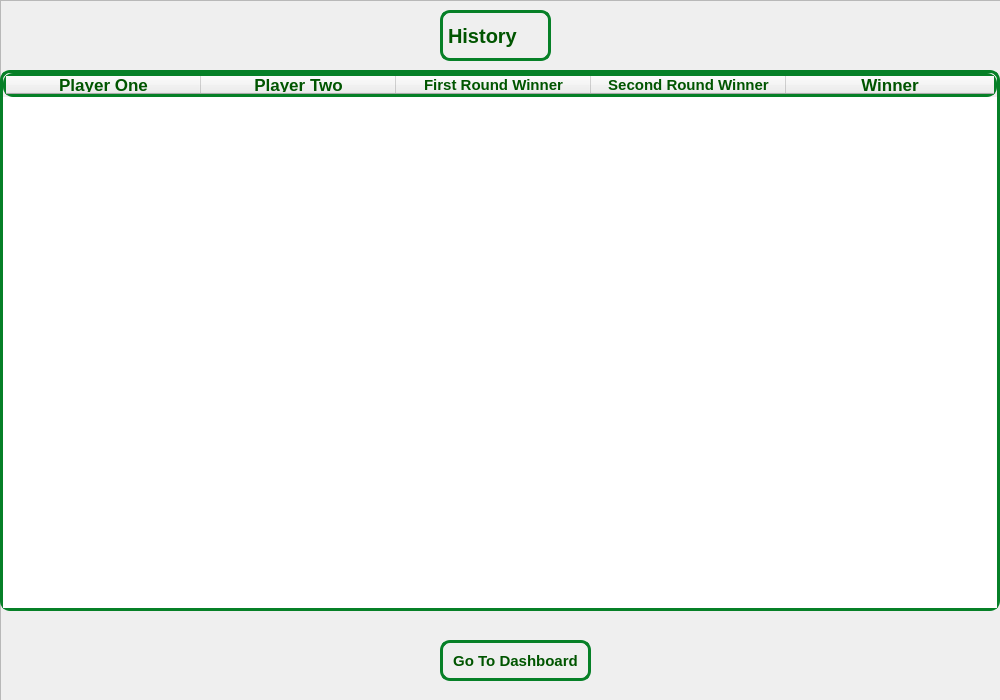
<?xml version="1.0" encoding="UTF-8"?>
<ui version="4.0">
 <class>History</class>
 <widget class="QWidget" name="History">
  <property name="geometry">
   <rect>
    <x>0</x>
    <y>0</y>
    <width>1000</width>
    <height>700</height>
   </rect>
  </property>
  <property name="windowTitle">
   <string>History</string>
  </property>
  <property name="styleSheet">
   <string notr="true"/>
  </property>
  <widget class="QFrame" name="frame">
   <property name="geometry">
    <rect>
     <x>0</x>
     <y>0</y>
     <width>1001</width>
     <height>701</height>
    </rect>
   </property>
   <property name="styleSheet">
    <string notr="true">background-image:url(:/resources/images/background/b9.png);
background-repeat:no-repeat;
background-position:center;
</string>
   </property>
   <property name="frameShape">
    <enum>QFrame::StyledPanel</enum>
   </property>
   <property name="frameShadow">
    <enum>QFrame::Raised</enum>
   </property>
   <widget class="QTableWidget" name="table">
    <property name="geometry">
     <rect>
      <x>0</x>
      <y>70</y>
      <width>1000</width>
      <height>541</height>
     </rect>
    </property>
    <property name="font">
     <font>
      <pointsize>12</pointsize>
      <bold>true</bold>
     </font>
    </property>
    <property name="styleSheet">
     <string notr="true">color: rgb(0, 85, 0);
border:3px solid #068027;
border-radius:10px;</string>
    </property>
    <property name="showGrid">
     <bool>true</bool>
    </property>
    <property name="gridStyle">
     <enum>Qt::SolidLine</enum>
    </property>
    <property name="sortingEnabled">
     <bool>false</bool>
    </property>
    <property name="columnCount">
     <number>5</number>
    </property>
    <attribute name="horizontalHeaderVisible">
     <bool>true</bool>
    </attribute>
    <attribute name="horizontalHeaderCascadingSectionResizes">
     <bool>false</bool>
    </attribute>
    <attribute name="horizontalHeaderDefaultSectionSize">
     <number>195</number>
    </attribute>
    <attribute name="horizontalHeaderShowSortIndicator" stdset="0">
     <bool>false</bool>
    </attribute>
    <attribute name="horizontalHeaderStretchLastSection">
     <bool>true</bool>
    </attribute>
    <attribute name="verticalHeaderVisible">
     <bool>true</bool>
    </attribute>
    <attribute name="verticalHeaderCascadingSectionResizes">
     <bool>true</bool>
    </attribute>
    <attribute name="verticalHeaderShowSortIndicator" stdset="0">
     <bool>false</bool>
    </attribute>
    <attribute name="verticalHeaderStretchLastSection">
     <bool>false</bool>
    </attribute>
    <column>
     <property name="text">
      <string>Player One</string>
     </property>
     <property name="font">
      <font>
       <pointsize>13</pointsize>
       <bold>true</bold>
      </font>
     </property>
    </column>
    <column>
     <property name="text">
      <string>Player Two</string>
     </property>
     <property name="font">
      <font>
       <pointsize>13</pointsize>
       <bold>true</bold>
      </font>
     </property>
    </column>
    <column>
     <property name="text">
      <string>First Round Winner</string>
     </property>
     <property name="font">
      <font>
       <pointsize>11</pointsize>
       <bold>true</bold>
      </font>
     </property>
    </column>
    <column>
     <property name="text">
      <string>Second Round Winner</string>
     </property>
     <property name="font">
      <font>
       <pointsize>11</pointsize>
       <bold>true</bold>
      </font>
     </property>
    </column>
    <column>
     <property name="text">
      <string>Winner</string>
     </property>
     <property name="font">
      <font>
       <pointsize>13</pointsize>
       <bold>true</bold>
      </font>
     </property>
    </column>
   </widget>
   <widget class="QLabel" name="label">
    <property name="geometry">
     <rect>
      <x>440</x>
      <y>10</y>
      <width>111</width>
      <height>51</height>
     </rect>
    </property>
    <property name="font">
     <font>
      <pointsize>15</pointsize>
      <bold>true</bold>
     </font>
    </property>
    <property name="layoutDirection">
     <enum>Qt::LeftToRight</enum>
    </property>
    <property name="styleSheet">
     <string notr="true">color: rgb(0, 85, 0);
border:3px solid #068027;
border-radius:10px;</string>
    </property>
    <property name="text">
     <string>History</string>
    </property>
    <property name="wordWrap">
     <bool>false</bool>
    </property>
   </widget>
   <widget class="QPushButton" name="dashboardLink">
    <property name="geometry">
     <rect>
      <x>440</x>
      <y>640</y>
      <width>151</width>
      <height>41</height>
     </rect>
    </property>
    <property name="font">
     <font>
      <pointsize>11</pointsize>
      <bold>true</bold>
     </font>
    </property>
    <property name="cursor">
     <cursorShape>PointingHandCursor</cursorShape>
    </property>
    <property name="styleSheet">
     <string notr="true">color: rgb(0, 85, 0);
border:3px solid #068027;
border-radius:10px;</string>
    </property>
    <property name="text">
     <string>Go To Dashboard</string>
    </property>
   </widget>
  </widget>
 </widget>
 <resources/>
 <connections/>
</ui>
